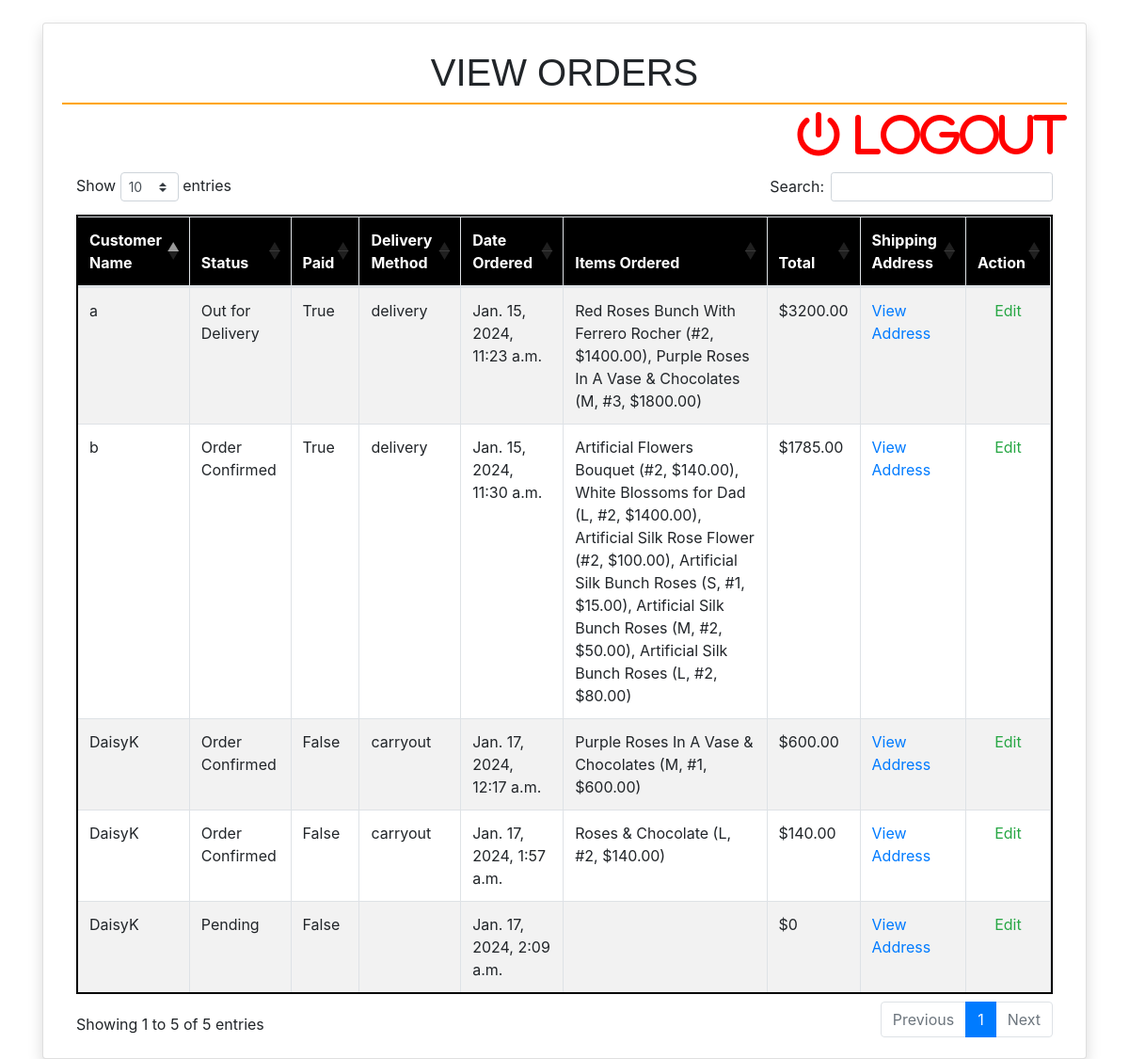
Before: /driver_view_order/ with the older database file.
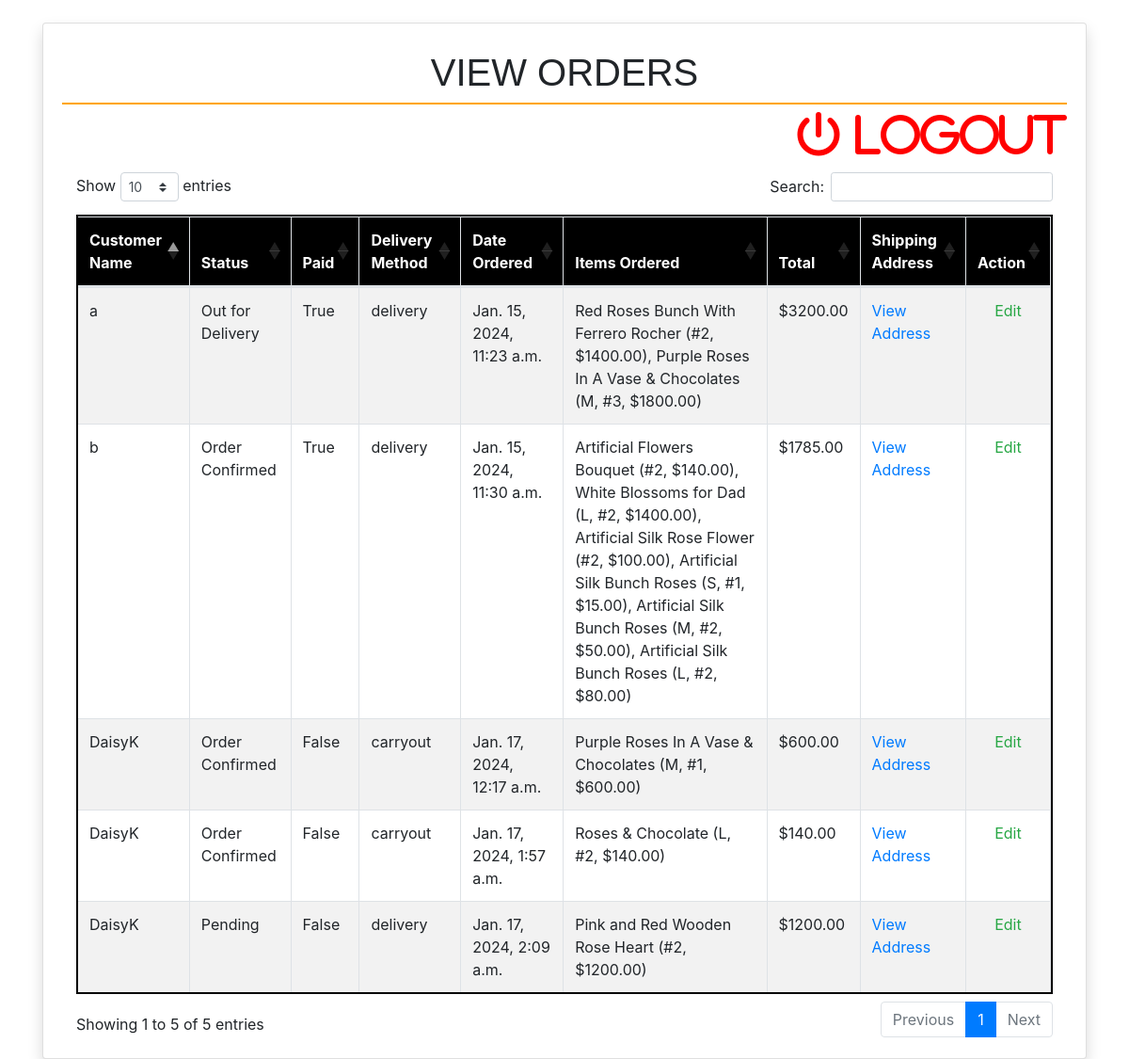
After: the same page with the newer database file.
### order/models.py (models this page shows, shortened)
class Order(models.Model):
    PAYMENT_CHOICES = (("cash", "cash"), ("online", "online"))
    DELIVERY_CHOICES = (("delivery", "delivery"), ("carryout", "carryout"))
    transaction_id = models.UUIDField(
        primary_key=True, default=uuid.uuid4, editable=True
    )
    customer = models.ForeignKey(Customer, on_delete=models.CASCADE)
    STATUS =(
        ('Pending','Pending'),
        ('Order Confirmed','Order Confirmed'),
        ('Out for Delivery','Out for Delivery'),
        ('Delivered','Delivered'),
    )
    status=models.CharField(max_length=50,null=True,choices=STATUS,default='Pending')
    date_ordered = models.DateTimeField(auto_now_add=True)
    date_modified = models.DateTimeField(auto_now=True)
    complete = models.BooleanField(default=False)
    paid = models.BooleanField(default=False)
    payment_method = models.CharField(max_length=10, choices=PAYMENT_CHOICES)
    delivery_method = models.CharField(max_length=10, choices=DELIVERY_CHOICES)
    shipping = models.ForeignKey(
        "ShippingAddress", on_delete=models.SET_NULL, blank=True, null=True
    )
    pickup = models.ForeignKey(
        "PickUpDetail", on_delete=models.SET_NULL, blank=True, null=True
    )
    coupon = models.ForeignKey(
        "Coupon", on_delete=models.SET_NULL, blank=True, null=True
    )
    email = models.EmailField(max_length=70, null=True, blank=True)
    phone = models.CharField(max_length=20, null=True, blank=True)
    @property
    def get_cart_subtotal(self):
        order_items = self.orderitem_set.all()
        total = sum([item.get_total for item in order_items])
        return total
    get_cart_subtotal.fget.short_description = "Subtotal"
    @property
    def get_cart_total(self):
        total = self.get_cart_subtotal
        if self.coupon:
            total = total - self.get_coupon_value
        return total
    get_cart_total.fget.short_description = "Total"
    @property
    def get_cart_items(self):
        order_items = self.orderitem_set.all()
        total = sum([item.quantity for item in order_items])
        return total
    get_cart_items.fget.short_description = "# Items"
    @property
    def display_items(self):
        order_items = self.orderitem_set.all()
        ticker, l = 1, len(order_items)
        product_titles = str()
        for item in order_items:
            add_comma = ", " if l > 1 and ticker != l else ""
            if item.variation:
                product_title = f"""{item.product.name}
                ({item.variation.get_size},
                #{item.quantity}, ${item.get_total}){add_comma}"""
            else:
                product_title = f"""{item.product.name}
                (#{item.quantity}, ${item.get_total}){add_comma}"""
            product_titles += product_title
            ticker += 1
        return product_titles
    @property
    def get_coupon_value(self):
        if self.coupon:
            if self.coupon.discount_type == "Percent":
                coupon_value = round(
                    self.get_cart_subtotal * self.coupon.discount_amount / 100, 2
                )
            else:
                coupon_value = self.coupon.discount_amount
        else:
            coupon_value = None
        return coupon_value
    get_coupon_value.fget.short_description = "Coupon"

class OrderItem(models.Model):
    product = models.ForeignKey(Product, on_delete=models.CASCADE)
    order = models.ForeignKey(Order, on_delete=models.CASCADE)
    variation = models.ForeignKey(
        ProductVariant, on_delete=models.SET_NULL, blank=True, null=True
    )
    quantity = models.IntegerField(default=0)
    date_added = models.DateTimeField(auto_now_add=True)
    @property
    def get_total(self):
        if self.product.has_variants:
            total = self.variation.price * self.quantity
        else:
            total = self.product.price * self.quantity
        return total
    get_total.fget.short_description = "Total"
    def image_tag(self):
        return mark_safe(
            f'<img src="{self.product.image.url}" width="100" height="100" />'
        )
    image_tag.short_description = "Image"

### users/models.py (models this page shows)
class Customer(models.Model):
    user = models.OneToOneField("User", null=True, blank=True, on_delete=models.CASCADE)
    device = models.CharField(max_length=200, null=True, blank=True)
    created_at = models.DateTimeField(auto_now_add=True)
    def __str__(self):
        return self.user.username if self.user else self.device

class User(AbstractUser):
    email = models.EmailField(unique=True)
    REQUIRED_FIELDS = [
        "email",
    ]

### store/models.py (models this page shows, shortened)
class Product(models.Model):
    id = models.UUIDField(primary_key=True, default=uuid.uuid4, editable=False)
    name = models.CharField(max_length=100)
    price = models.DecimalField(max_digits=6, decimal_places=2, blank=True, null=True)
    desc = models.TextField(max_length=500, blank=True, null=True)
    image = models.ImageField(blank=True, upload_to="images")
    created_at = models.DateField(auto_now_add=True)
    updated_at = models.DateField(auto_now=True)
    product_category = models.ForeignKey(
        "Category", on_delete=models.CASCADE, null=True, blank=True
    )
    class Meta:
        ordering = ("product_category",)
    def image_tag(self):  # pragma: no cover
        if self.image:
            return mark_safe(f'<img src="{self.image.url}" width="100" height="100" />')
    image_tag.short_description = "Image"
    @property
    def has_variants(self):
        if self.productvariant_set.count() > 0:
            return True
        else:
            return False

### custom_admin/views.py (the view)
# urls.py: path('driver_view_order/', driver_view_orders, name='driver_view_orders'),
def driver_view_orders(request):
    orders = Order.objects.all()
    context = {'orders': orders}
    return render(request, 'admin/driver_view_order.html', context)

### store/context_processors.py (called while the page is built)
def get_cart_quantity(request):
    if request.user.is_authenticated:
        try:
            customer = request.user.customer
        except:
            number_of_items = 0
    else:
        try:
            customer, created = Customer.objects.get_or_create(
                device=request.COOKIES["device"]
            )
        except:
            number_of_items = 0
    try:
        customer_order = Order.objects.filter(customer=customer, complete=False)[0]
        number_of_items = customer_order.get_cart_items
    except:
        number_of_items = 0
    return {"cart_quantity": number_of_items}

### store/models.py (called while the page is built)
    def __str__(self):
        return self.name

    @property
    def get_size(self):
        return str(self.size)

### templates/admin/driver_view_order.html (shortened to what this page needs)
{% extends 'admin/driver_base.html' %}
{% block content %}
<div class="card shadow">
    <div class="card-body">
        <h1 class="p-2 text-center" style="border-bottom: 2px solid orange; font-family: 'Georgia', sans-serif; font-size: 2.5em; text-transform: uppercase;">
            View Orders</h1>
        <div class="text-right mb-3">
            <a href="{% url 'users:logout' %}" class="fa fa-power-off" style="font-size:48px;color:red"></i></i> Logout
            </a>
        </div>
        <div class="container">
            <div class="table-responsive">
                <table class="table table-bordered table-striped" style="border: 2px solid black;" id="example">
                    <thead style="background-color: black; color: white;">
                        <tr>
                            <th>Customer Name</th>
                            <th>Status</th>
                            <th>Paid</th>
                            <th>Delivery Method</th>
                            <th>Date Ordered</th>
                            <th>Items Ordered</th>
                            <th>Total</th>
                            <th>Shipping Address</th>
                            <th class="text-center">Action</th>
                        </tr>
                    </thead>
                    <tbody>
                        {% for order in orders %}
                            <tr>
                                <td>{{ order.customer }}</td>
                                <td>{{ order.status|default:"Pending" }}</td>
                                <td>{{ order.paid }}</td>
                                <td>{{ order.delivery_method }}</td>
                                <td>{{ order.date_ordered }}</td>
                                <td>{{ order.display_items }}</td>
                                <td>${{ order.get_cart_total }}</td>
                                <td><a href="{% url 'driver_view_shipping_address' order.transaction_id %}">View Address</a></td>
                                <td class="text-center">
                                    <a href="{% url 'driver_edit_order' order.transaction_id %}" class="text-success">Edit</a>
                                </td>
                            </tr>
                        {% endfor %}
                    </tbody>
                </table>
            </div>
        </div>
    </div>
</div>
<link rel="stylesheet" href="https://cdnjs.cloudflare.com/ajax/libs/font-awesome/6.0.0/css/all.min.css">
<link rel="stylesheet" href="https://stackpath.bootstrapcdn.com/bootstrap/4.3.1/css/bootstrap.min.css">
<link rel="stylesheet" type="text/css" href="https://cdn.datatables.net/1.10.24/css/dataTables.bootstrap4.min.css">
{% endblock %}

Changed rows visible on the page:
changed Order "Pending": delivery_method (not shown) → "delivery"; display_items (not shown) → "Pink and Red Wooden Rose Heart (#2, $1200.00)"; get_cart_total "0" → "1200.00"
